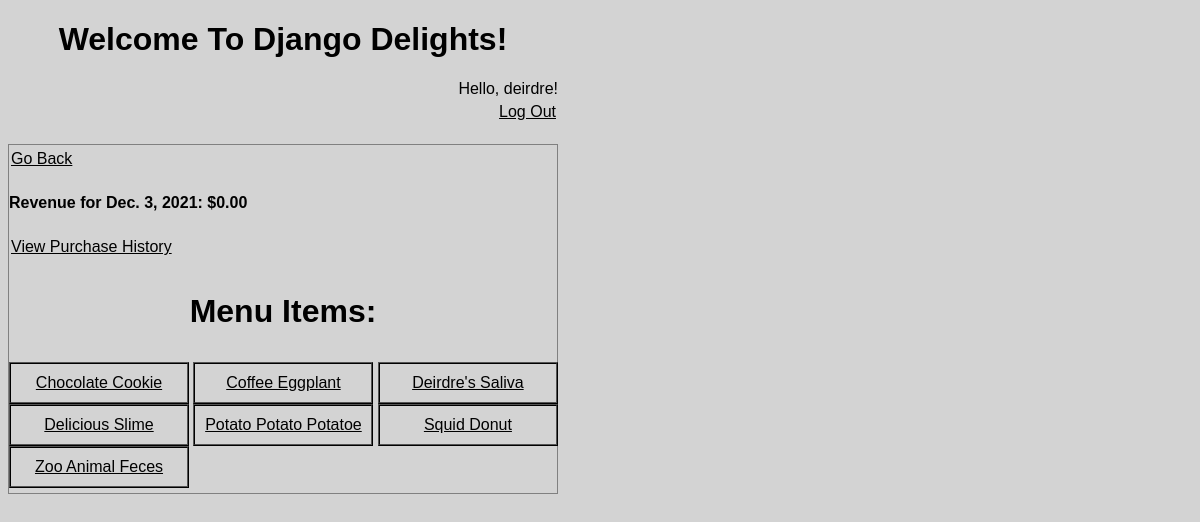
Page /pos/ (signed in) on the committed database.
### inventory/models.py (models this page shows, shortened)
class RevenueDay(models.Model):
    day = models.DateField(default=timezone.now)
    amount = models.FloatField(default=0)
    cost = models.FloatField(default=0)

class MenuItem(models.Model):
    name = models.CharField(max_length=100)
    price = models.FloatField()
    class Meta:
        verbose_name_plural = "Menu Items"

### inventory/views.py (the view)
# urls.py: path("pos/", views.POSListView.as_view(), name="posindex"),
class POSListView(LoginRequiredMixin, ListView):
    model = MenuItem
    queryset = MenuItem.objects.all().order_by("name")
    template_name = "inventory/posindex.html"
    def get_context_data(self, **kwargs):
        context = super(POSListView, self).get_context_data(**kwargs)
        context.update({
            'revenue': RevenueDay.objects.all().last(),
        })
        return context

### inventory/templates/inventory/posindex.html
{% extends 'inventory/base.html' %}
{% block content %}
<div class="main-pos-box">
<a href="{% url 'home' %}">Go Back</a>
<br>
<h4>Revenue for {{revenue.day}}: ${{ revenue.amount|floatformat:2 }}</h4>
<a href="{% url 'purchaseindex' %}">View Purchase History</a>
<br>
<h3 class="menu-items-title">Menu Items:</h3>
<div class="itembox">
{% for item in menuitem_list %}
    <a class="menuitem" href="{% url 'poscreatepurchase' item.id %}"> {{item.name}} </a>
{% endfor %}
</div>
</div>
{% endblock %}

### inventory/templates/inventory/base.html (shortened to what this page needs)
<!DOCTYPE html>
<html lang="en">
{% load static %}
<head>
<link rel="stylesheet" href="{% static 'inventory/style.css' %}">
</head>
<body>
<h1 class="restaurant-title">Welcome To Django Delights!</h1>
{% if request.user.is_authenticated %}
<div class="greeting">
<span>Hello, {{request.user.username}}!</span>
<br>
<a href="{% url 'logout' %}">Log Out</a>
</div>
<br>
{% endif %}
{% block content %}
{% endblock %}
</body>
</html>

### inventory/static/inventory/style.css (style rules this page uses)
body { background-color: lightgrey; font-family: sans-serif; max-width: 550px; }
a { color: black; box-sizing: border-box; font-size: 16px; line-height: 28px; padding-left: 2px; padding-right: 2px; padding-bottom: 5px; }
.menuitem { border-style: ridge; border-width: 2px; display: inline-block; box-sizing: border-box; border-color: black; padding: 5px 5px 5px 5px; white-space: nowrap; width: 180px; text-align: center; }
.itembox { line-height: 28px; width: 550px; }
.menu-items-title { font-size: 32px; text-align: center; }
.restaurant-title { text-align: center; }
.greeting { text-align: right; display: block; }
.main-pos-box, .main-inventory-box { border: 1px solid grey; box-sizing: border-box; padding-bottom: 5px; width: 550px; }

### rows in the picture
RevenueDay: day "Dec. 3, 2021", amount "0.00"
MenuItem: name "Chocolate Cookie"
MenuItem: name "Coffee Eggplant"
MenuItem: name "Deirdre's Saliva"
MenuItem: name "Delicious Slime"
MenuItem: name "Potato Potato Potatoe"
MenuItem: name "Squid Donut"
MenuItem: name "Zoo Animal Feces"

### other values in the picture
{{ request.user.username }} "deirdre"
